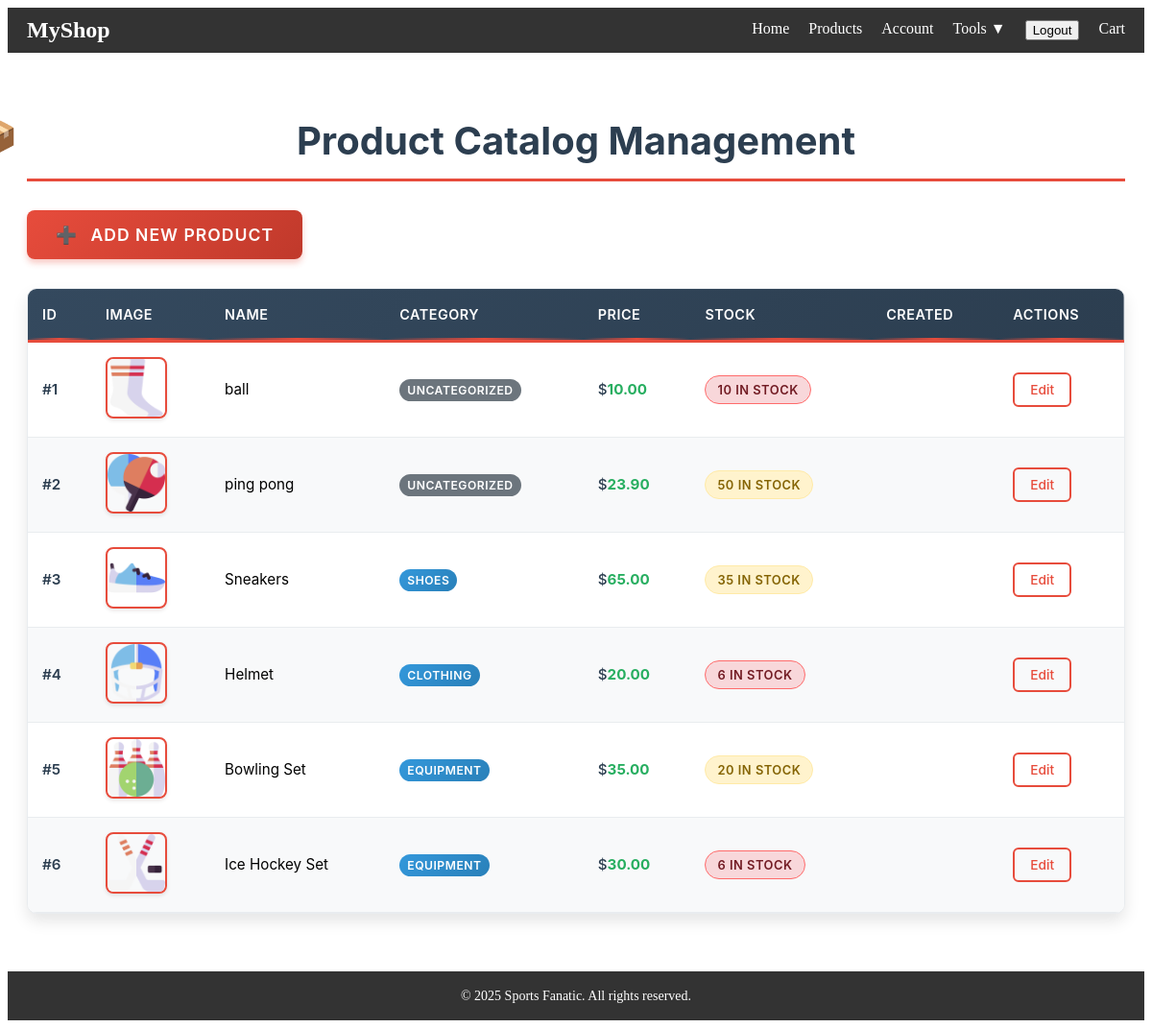
/catalog/ (signed in), run on the app's committed database.
### store/models.py (models this page shows, shortened)
class Product(models.Model):
    name = models.CharField(max_length=255)
    price = models.DecimalField(max_digits=10, decimal_places=2)
    stock = models.PositiveIntegerField(default=10)
    category = models.CharField(max_length=100, blank=True, null=True)
    image = models.ImageField(upload_to='products/', blank=True, null=True)
    description = models.TextField(blank=True)

### store/views.py (the view)
# urls.py: path('catalog/', views.catalog_tool, name='catalog_tool'),
@login_required
def catalog_tool(request):
    products = Product.objects.all()
    return render(request, 'store/catalog_tool.html', {'products': products})

### store/templates/store/catalog_tool.html (shortened to what this page needs)
{% extends 'store/base.html' %}
{% load static %}
{% block styles %}
    <link rel="stylesheet" href="{% static 'store/catalog_tool.css' %}">
{% endblock %}
{% block content %}
<div class="catalog-tool-container">
    <h1>Product Catalog Management</h1>
    <a href="{% url 'add_product' %}" class="add-product-btn">Add New Product</a>
    {% if products %}
        <div class="products-table-wrapper">
            <table class="products-table">
                <thead>
                    <tr>
                        <th>ID</th>
                        <th>Image</th>
                        <th>Name</th>
                        <th>Category</th>
                        <th>Price</th>
                        <th>Stock</th>
                        <th>Created</th>
                        <th>Actions</th>
                    </tr>
                </thead>
                <tbody>
                    {% for product in products %}
                    <tr>
                        <td>#{{ product.id }}</td>
                        <td>
                            {% if product.image %}
                                <img src="{{ product.image.url }}" alt="{{ product.name }}" class="product-image">
                            {% else %}
                                <div class="product-image" style="background-color: #f8f9fa; display: flex; align-items: center; justify-content: center; color: #6c757d;">
                                    📦
                                </div>
                            {% endif %}
                        </td>
                        <td>{{ product.name }}</td>
                        <td>
                            {% if product.category %}
                                <span class="category-tag">{{ product.category }}</span>
                            {% else %}
                                <span class="category-tag" style="background: #6c757d;">Uncategorized</span>
                            {% endif %}
                        </td>
                        <td class="price-cell">{{ product.price }}</td>
                        <td>
                            {% if product.stock > 50 %}
                                <span class="stock-badge stock-high">{{ product.stock }} in stock</span>
                            {% elif product.stock > 10 %}
                                <span class="stock-badge stock-medium">{{ product.stock }} in stock</span>
                            {% else %}
                                <span class="stock-badge stock-low">{{ product.stock }} in stock</span>
                            {% endif %}
                        </td>
                        <td class="date-cell">{{ product.created_at|date:"M d, Y" }}</td>
                        <td>
                            <a href="{% url 'edit_product' product.id %}" class="edit-link">Edit</a>
                        </td>
                    </tr>
                    {% endfor %}
                </tbody>
            </table>
        </div>
    {% else %}
        <div class="empty-state">
            <div class="empty-state-icon">📦</div>
            <h3>No Products Found</h3>
            <p>You haven't added any products yet. Click the button above to add your first product.</p>
        </div>
    {% endif %}
</div>
{% endblock %}

### store/static/store/catalog_tool.css (style rules this page uses)
.catalog-tool-container { max-width: 1200px; margin: 20px auto; padding: 20px; font-family: -apple-system, BlinkMacSystemFont, 'Segoe UI', Roboto, Oxygen, Ubuntu, Cantarell, sans-serif; }
.catalog-tool-container h1 { color: #2c3e50; margin-bottom: 30px; padding-bottom: 15px; border-bottom: 3px solid #e74c3c; font-size: 2.5em; text-align: center; position: relative; }
.catalog-tool-container h1:before { content: "📦"; position: absolute; left: -50px; top: 0; font-size: 0.8em; }
.add-product-btn { display: inline-block; background: linear-gradient(135deg, #e74c3c 0%, #c0392b 100%); color: white; padding: 15px 30px; text-decoration: none; border-radius: 8px; font-weight: 600; font-size: 1.1em; margin-bottom: 30px; transition: all 0.3s ease; box-shadow: 0 4px 6px rgba(231, 76, 60, 0.3); text-transform: uppercase; letter-spacing: 1px; }
.add-product-btn:before { content: "➕ "; margin-right: 8px; }
.products-table-wrapper { background-color: #ffffff; border-radius: 10px; box-shadow: 0 8px 16px rgba(0, 0, 0, 0.1); overflow: hidden; border: 1px solid #e9ecef; }
.products-table { width: 100%; border-collapse: collapse; margin: 0; font-size: 1em; }
.products-table thead { background: linear-gradient(135deg, #34495e 0%, #2c3e50 100%); color: white; }
.products-table thead th { padding: 18px 15px; text-align: left; font-weight: 600; text-transform: uppercase; letter-spacing: 0.5px; font-size: 0.9em; border-bottom: 3px solid #e74c3c; position: relative; }
.products-table thead th:after { content: ""; position: absolute; bottom: 0; left: 0; right: 0; height: 2px; background: linear-gradient(90deg, transparent 0%, #e74c3c 50%, transparent 100%); }
.products-table tbody tr { transition: all 0.3s ease; border-bottom: 1px solid #e9ecef; }
.products-table tbody tr:nth-child(even) { background-color: #f8f9fa; }
.products-table tbody td { padding: 15px; vertical-align: middle; font-size: 0.95em; }
.products-table tbody td:first-child { font-weight: 600; color: #2c3e50; }
.product-image { width: 60px; height: 60px; object-fit: cover; border-radius: 8px; border: 2px solid #e74c3c; box-shadow: 0 2px 4px rgba(0, 0, 0, 0.1); }
.price-cell { font-weight: 700; color: #27ae60; font-size: 1.1em; }
.price-cell:before { content: "$"; color: #2c3e50; font-weight: 500; }
.stock-badge { display: inline-block; padding: 6px 12px; border-radius: 20px; font-size: 0.85em; font-weight: 600; text-transform: uppercase; letter-spacing: 0.5px; }
.stock-medium { background-color: #fff3cd; color: #856404; border: 1px solid #ffeaa7; }
.stock-low { background-color: #f8d7da; color: #721c24; border: 1px solid #ff6b6b; }
.edit-link { display: inline-block; color: #e74c3c; text-decoration: none; font-weight: 500; padding: 8px 16px; border: 2px solid #e74c3c; border-radius: 6px; transition: all 0.3s ease; background-color: transparent; font-size: 0.9em; }
.category-tag { background: linear-gradient(135deg, #3498db 0%, #2980b9 100%); color: white; padding: 4px 8px; border-radius: 12px; font-size: 0.8em; font-weight: 600; text-transform: uppercase; letter-spacing: 0.5px; }
.date-cell { color: #6c757d; font-size: 0.9em; }
.products-table tbody tr { animation: fadeInScale 0.4s ease forwards; }
.products-table tbody tr:nth-child(1) { animation-delay: 0.1s; }
.products-table tbody tr:nth-child(2) { animation-delay: 0.15s; }
.products-table tbody tr:nth-child(3) { animation-delay: 0.2s; }
.products-table tbody tr:nth-child(4) { animation-delay: 0.25s; }
.products-table tbody tr:nth-child(5) { animation-delay: 0.3s; }

### store/static/store/base.css (style rules this page uses)
body { display: flex; flex-direction: column; min-height: 100vh; }

### data on the page
Product: id "1", image (picture), name "ball", shows "UNCATEGORIZED", price "10.00", stock "10"
Product: id "2", image (picture), name "ping pong", shows "UNCATEGORIZED", price "23.90", stock "50"
Product: id "3", image (picture), name "Sneakers", category "SHOES", price "65.00", stock "35"
Product: id "4", image (picture), name "Helmet", category "CLOTHING", price "20.00", stock "6"
Product: id "5", image (picture), name "Bowling Set", category "EQUIPMENT", price "35.00", stock "20"
Product: id "6", image (picture), name "Ice Hockey Set", category "EQUIPMENT", price "30.00", stock "6"
